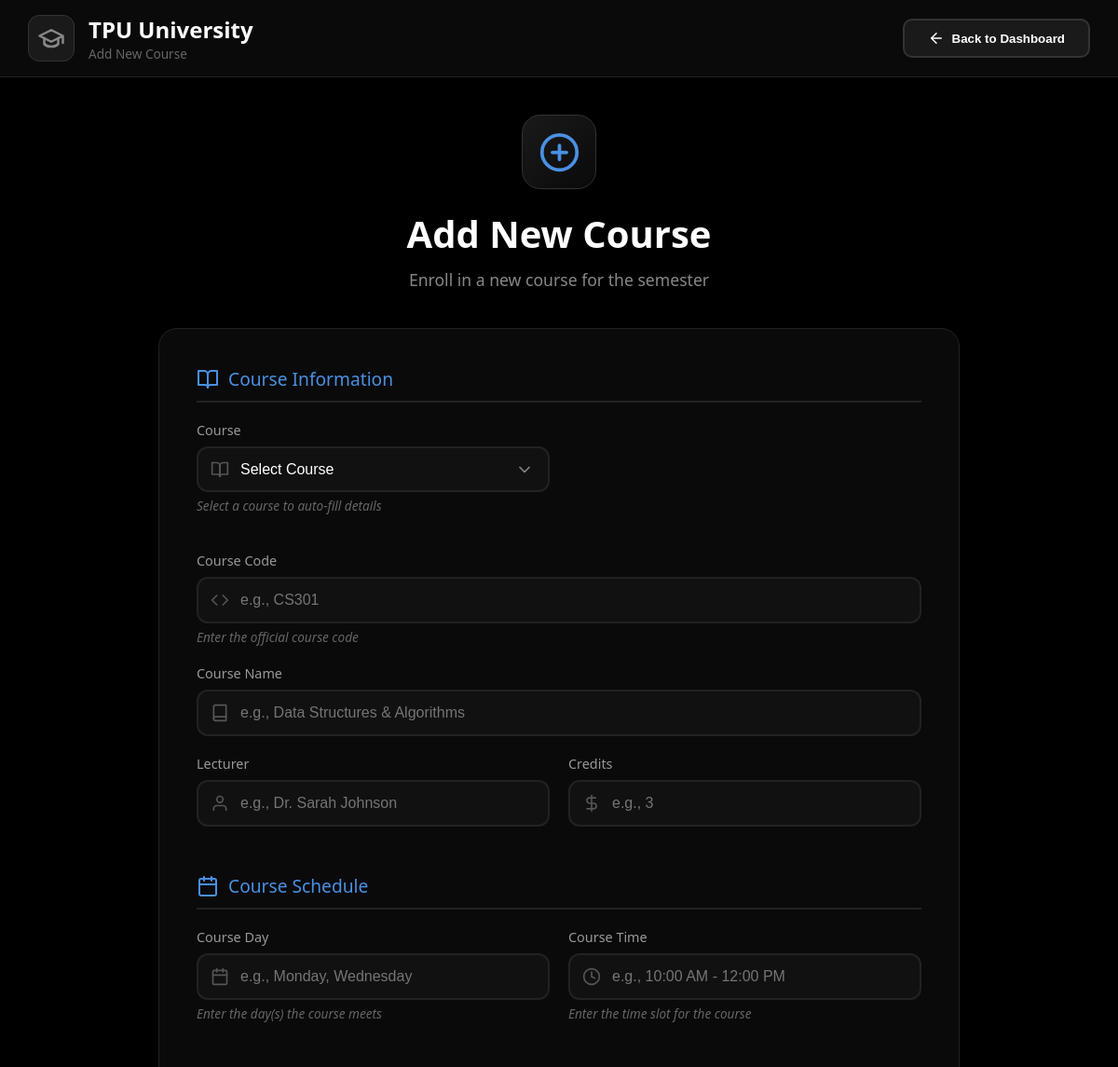
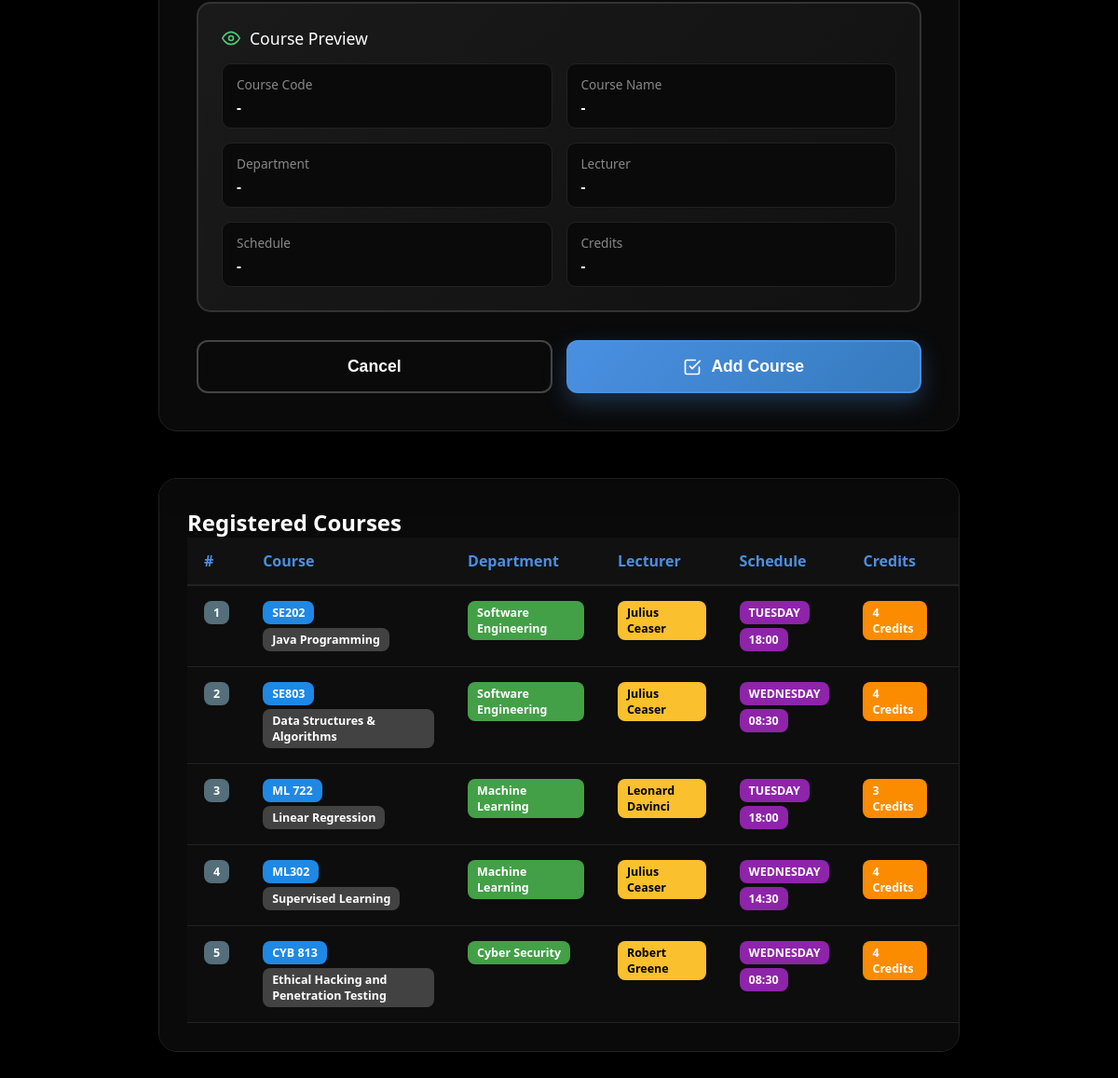
Page /Add/Course (signed in) on the committed database (2 pictures, top to bottom).
### backend/models.py (models this page shows, shortened)
class Enrollment(models.Model):
    student= models.ForeignKey(Student,on_delete=models.CASCADE)
    course= models.ForeignKey(Course,on_delete=models.CASCADE)
    enrollDate= models.DateField(auto_now_add=True)
    active= models.BooleanField(default=True)
    class Meta:
        unique_together=('student', 'course')

class Course(models.Model):
    DAY_CHOICES = [
        ('monday', 'Monday'),
        ('tuesday', 'Tuesday'),
        ('wednesday', 'Wednesday'),
        ('thursday', 'Thursday'),
        ('friday', 'Friday'),
    ]
    TIME_CHOICES = [
        ('08:30', '08:30'),
        ('11:30', '11:30'),
        ('14:30', '14:30'),
        ('18:00', '18:00'),
    ]
    department= models.ForeignKey(Department, on_delete=models.CASCADE, null=True, blank=True
    )
    courseCode= models.CharField(max_length=12, unique=True)
    courseName= models.CharField(max_length=45)
    courseDay=  models.CharField(max_length=20, choices=DAY_CHOICES)
    courseTime=  models.CharField(max_length=20, choices=TIME_CHOICES)
    lecturer= models.ManyToManyField(Lecturer, related_name='courses')
    credits= models.PositiveBigIntegerField(default=3)
    room= models.ForeignKey(Room, on_delete=models.SET_NULL, blank=True, null=True)

class Department(models.Model):
    Faculity= models.ForeignKey(Faculity, on_delete=models.CASCADE)
    DepID= models.CharField(max_length=20,unique=True)
    DepName= models.CharField(max_length=30)

class Lecturer(models.Model):
    gender_choices= [('male','Male'),('female','Female')]
    degree= [('A0','A0'),
             ('masters','Masters'),
             ('phd','PHD')]
    user= models.OneToOneField(User, on_delete=models.CASCADE)
    LecturerID= models.IntegerField(unique=True)
    first_name= models.CharField(max_length=40)
    last_name= models.CharField(max_length=40)
    dateOfBirth= models.DateField()
    email= models.EmailField(unique=True)
    phone= models.CharField(max_length=12)
    gender= models.CharField(max_length=10, choices= gender_choices)
    degree= models.CharField(max_length=10, choices=degree)
    created_at = models.DateTimeField(default=timezone.now)

### backend/views.py (the view, shortened to what this page needs)
# urls.py: path('Add/Course',views.addCourse, name="add_course"),
@login_required
def addCourse(request):
    student= Student.objects.get(user=request.user)
    enrollment= Enrollment.objects.filter(student=student).select_related('course')
    courses= Course.objects.all()
    context= {
        'courses':courses,
        'enrollment':enrollment
    }
    return render(request, 'school/addCourse.html', context)

### backend/templates/school/addCourse.html (shortened to what this page needs)
<!DOCTYPE html>
<html lang="en">
<head>
</head>
<body>
    <nav class="navbar">
        <div class="nav-brand">
            <div class="nav-logo">
                <svg viewBox="0 0 24 24" stroke-width="2" stroke-linecap="round" stroke-linejoin="round">
                    <path d="M22 10v6M2 10l10-5 10 5-10 5z"></path>
                    <path d="M6 12v5c3 3 9 3 12 0v-5"></path>
                </svg>
            </div>
            <div class="nav-title">
                <h2>TPU University</h2>
                <p>Add New Course</p>
            </div>
        </div>
        <a href="{% url 'index'%}" style= "text-decoration:none; color:black">
        <button class="back-btn" onclick="goBack()">
            <svg viewBox="0 0 24 24" stroke-width="2" stroke-linecap="round" stroke-linejoin="round" fill="none" stroke="currentColor">
                <line x1="19" y1="12" x2="5" y2="12"></line>
                <polyline points="12 19 5 12 12 5"></polyline>
            </svg>
            Back to Dashboard
        </button>
    </a>
    </nav>
    <div class="container">
        <div class="page-header">
            <div class="header-icon">
                <svg viewBox="0 0 24 24" stroke-width="2" stroke-linecap="round" stroke-linejoin="round">
                    <circle cx="12" cy="12" r="10"></circle>
                    <line x1="12" y1="8" x2="12" y2="16"></line>
                    <line x1="8" y1="12" x2="16" y2="12"></line>
                </svg>
            </div>
            <h1>Add New Course</h1>
            <p>Enroll in a new course for the semester</p>
        </div>
        <div class="form-container">
            <form id="addCourseForm" method="POST" action="{% url 'add_course' %}">
                <div class="form-section">
                    <div class="section-title">
                        <svg viewBox="0 0 24 24" stroke-width="2" stroke-linecap="round" stroke-linejoin="round">
                            <path d="M2 3h6a4 4 0 0 1 4 4v14a3 3 0 0 0-3-3H2z"></path>
                            <path d="M22 3h-6a4 4 0 0 0-4 4v14a3 3 0 0 1 3-3h7z"></path>
                        </svg>
                        Course Information
                    </div>
                    <div class="form-row">
                        <div class="form-group">
                            <label for="course">Course</label>
                            <div class="input-wrapper">
                                <div class="input-icon">
                                </div>
                                <select id="course" name="course" required onchange="autofillCourse()">
                                <option value="">Select Course</option>
                                </select>
                            </div>
                            <p class="help-text">Select a course to auto-fill details</p>
                        </div>
                    </div>
                    <div class="form-group">
                        <label for="courseCode">Course Code</label>
                        <div class="input-wrapper">
                            <div class="input-icon">
                            </div>
                            <input type="text" id="courseCode" name="courseCode" placeholder="e.g., CS301" required onchange="updatePreview()">
                        </div>
                        <p class="help-text">Enter the official course code</p>
                    </div>
                    <div class="form-group">
                        <label for="courseName">Course Name</label>
                        <div class="input-wrapper">
                            <div class="input-icon">
                            </div>
                            <input type="text" id="courseName" name="courseName" placeholder="e.g., Data Structures & Algorithms" required onchange="updatePreview()">
                        </div>
                    </div>
                    <div class="form-row">
                        <div class="form-group">
                            <label for="lecturer">Lecturer</label>
                            <div class="input-wrapper">
                                <div class="input-icon">
                                </div>
                                <input type="text" id="lecturer" name="lecturer" placeholder="e.g., Dr. Sarah Johnson" required onchange="updatePreview()">
                            </div>
                        </div>
                        <div class="form-group">
                            <label for="credits">Credits</label>
                            <div class="input-wrapper">
                                <div class="input-icon">
                                </div>
                                <input type="number" id="credits" name="credits" placeholder="e.g., 3" min="1" max="10" required onchange="updatePreview()">
                            </div>
                        </div>
                    </div>
                </div>
                <div class="form-section">
                    <div class="section-title">
                        <svg viewBox="0 0 24 24" stroke-width="2" stroke-linecap="round" stroke-linejoin="round">
                            <rect x="3" y="4" width="18" height="18" rx="2" ry="2"></rect>
                            <line x1="16" y1="2" x2="16" y2="6"></line>
                            <line x1="8" y1="2" x2="8" y2="6"></line>
                            <line x1="3" y1="10" x2="21" y2="10"></line>
                        </svg>
                        Course Schedule
                    </div>
                    <div class="form-row">
                        <div class="form-group">
                            <label for="courseDay">Course Day</label>
                            <div class="input-wrapper">
                                <div class="input-icon">
                                </div>
                                <input type="text" id="courseDay" name="courseDay" placeholder="e.g., Monday, Wednesday" required onchange="updatePreview()">
                            </div>
                            <p class="help-text">Enter the day(s) the course meets</p>
                        </div>
                        <div class="form-group">
                            <label for="courseTime">Course Time</label>
                            <div class="input-wrapper">
                                <div class="input-icon">
                                </div>
                                <input type="text" id="courseTime" name="courseTime" placeholder="e.g., 10:00 AM - 12:00 PM" required onchange="updatePreview()">
                            </div>
                            <p class="help-text">Enter the time slot for the course</p>
                        </div>
                    </div>
                </div>
                <div class="course-preview">
                    <div class="preview-title">
                        <svg viewBox="0 0 24 24" stroke-width="2" stroke-linecap="round" stroke-linejoin="round">
                            <path d="M1 12s4-8 11-8 11 8 11 8-4 8-11 8-11-8-11-8z"></path>
                            <circle cx="12" cy="12" r="3"></circle>
                        </svg>
                        Course Preview
                    </div>
                    <div class="preview-content">
                        <div class="preview-item">
                            <div class="preview-label">Course Code</div>
                            <div class="preview-value" id="previewCode">-</div>
                        </div>
                        <div class="preview-item">
                            <div class="preview-label">Course Name</div>
                            <div class="preview-value" id="previewName">-</div>
                        </div>
                        <div class="preview-item">
                            <div class="preview-label">Department</div>
                            <div class="preview-value" id="previewDepartment">-</div>
                        </div>
                        <div class="preview-item">
                            <div class="preview-label">Lecturer</div>
                            <div class="preview-value" id="previewLecturer">-</div>
                        </div>
                        <div class="preview-item">
                            <div class="preview-label">Schedule</div>
                            <div class="preview-value" id="previewSchedule">-</div>
                        </div>
                        <div class="preview-item">
                            <div class="preview-label">Credits</div>
                            <div class="preview-value" id="previewCredits">-</div>
                        </div>
                    </div>
                </div>
                <div class="button-group">
                    <button type="button" class="cancel-btn" onclick="cancelForm()">Cancel</button>
                    <button type="submit" class="submit-btn">
                        <svg viewBox="0 0 24 24" stroke-width="2" stroke-linecap="round" stroke-linejoin="round" fill="none" stroke="currentColor">
                            <polyline points="9 11 12 14 22 4"></polyline>
                            <path d="M21 12v7a2 2 0 0 1-2 2H5a2 2 0 0 1-2-2V5a2 2 0 0 1 2-2h11"></path>
                        </svg>
                        Add Course
                    </button>
                </div>
            </form>
        </div>
<div class="registered-courses">
    <h2 class="table-title">Registered Courses</h2>
    <table class="course-table">
        <thead>
            <tr>
                <th>#</th>
                <th>Course</th>
                <th>Department</th>
                <th>Lecturer</th>
                <th>Schedule</th>
                <th>Credits</th>
                <th>Action</th>
            </tr>
        </thead>
        <tbody>
            {% for enroll in enrollment %}
            <tr class="course-row">
                <td>
                    <span class="badge badge-id">{{ forloop.counter }}</span>
                </td>
                <td>
                    <span class="badge badge-blue">{{ enroll.course.courseCode }}</span><br>
                    <span class="badge badge-gray">{{ enroll.course.courseName }}</span>
                </td>
                <td>
                    <span class="badge badge-green">{{ enroll.course.department.DepName }}</span>
                </td>
                <td>
                    {% for lec in enroll.course.lecturer.all %}
                        <span class="badge badge-yellow">
                            {{ lec.first_name }} {{ lec.last_name }}
                        </span>
                    {% endfor %}
                </td>
                <td>
                    <span class="badge badge-purple">{{ enroll.course.courseDay|upper }}</span><br>
                    <span class="badge badge-purple">{{ enroll.course.courseTime }}</span>
                </td>
                <td>
                    <span class="badge badge-orange">{{ enroll.course.credits }} Credits</span>
                </td>
                <td>
                </td>
            </tr>
            {% empty %}
            <tr>
                <td colspan="7" class="no-data">No courses registered yet</td>
            </tr>
            {% endfor %}
        </tbody>
    </table>
</div>
</div>
</body>
</html>

### rows in the picture
Enrollment: course.courseCode "SE202", course.courseName "Java Programming", course.department.DepName "Software Engineering", course.courseDay "TUESDAY", course.courseTime "18:00", course.credits "4"
Lecturer: first_name "Julius", last_name "Ceaser"
Enrollment: course.courseCode "SE803", course.courseName "Data Structures & Algorithms", course.department.DepName "Software Engineering", course.courseDay "WEDNESDAY", course.courseTime "08:30", course.credits "4"
Enrollment: course.courseCode "ML 722", course.courseName "Linear Regression", course.department.DepName "Machine Learning", course.courseDay "TUESDAY", course.courseTime "18:00", course.credits "3"
Lecturer: first_name "Leonard", last_name "Davinci"
Enrollment: course.courseCode "ML302", course.courseName "Supervised Learning", course.department.DepName "Machine Learning", course.courseDay "WEDNESDAY", course.courseTime "14:30", course.credits "4"
Enrollment: course.courseCode "CYB 813", course.courseName "Ethical Hacking and Penetration Testing", course.department.DepName "Cyber Security", course.courseDay "WEDNESDAY", course.courseTime "08:30", course.credits "4"
Lecturer: first_name "Robert", last_name "Greene"
